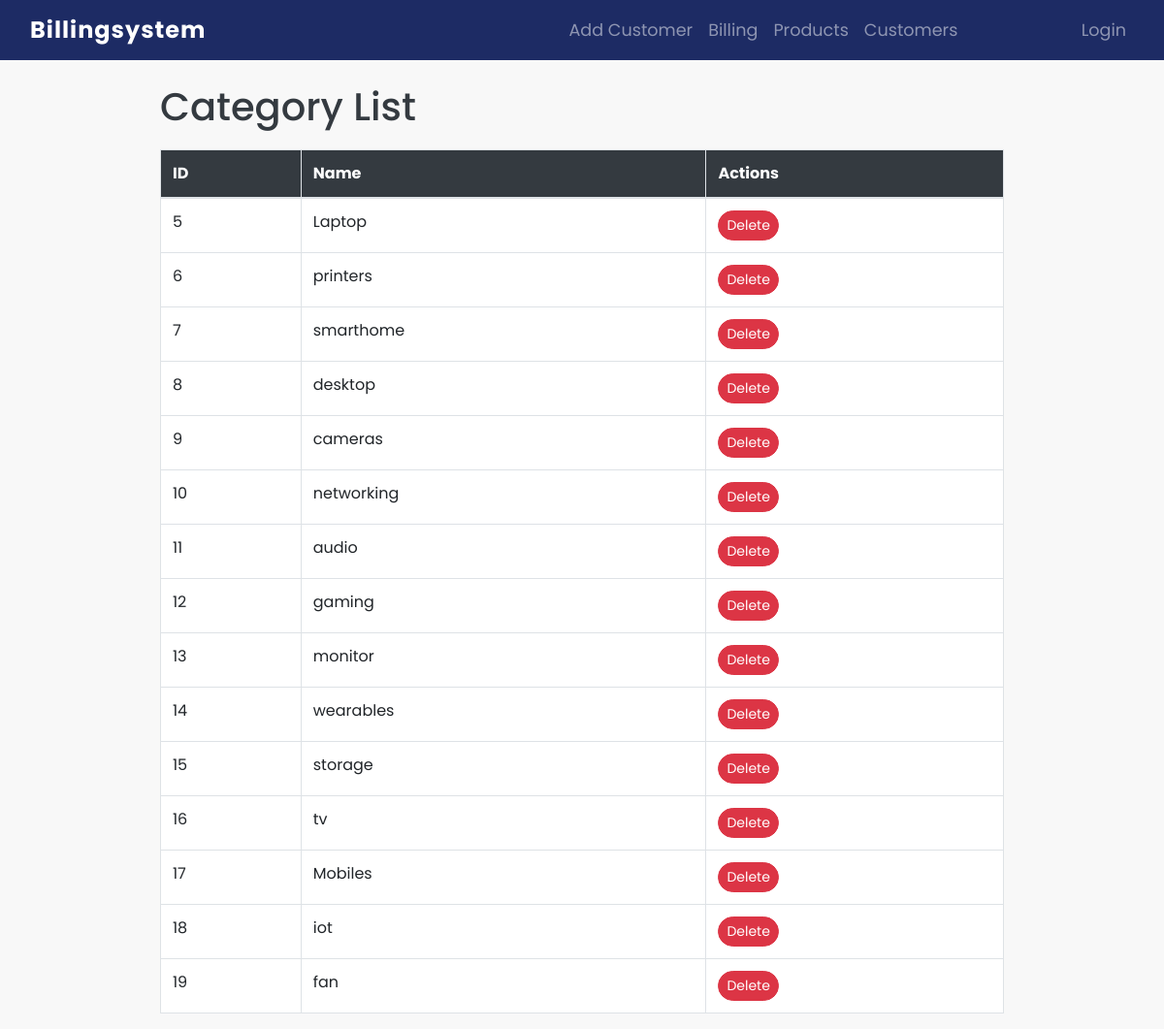
Page /categories/ on the committed database.
### billingsystemapp/models.py (models this page shows, shortened)
class Category(models.Model):
    name = models.CharField(max_length=100)

### billingsystemapp/views.py (the view)
# urls.py: path('categories/', views.category_list, name='category_list'),
def category_list(request):
    categories = Category.objects.all()
    return render(request, 'category_list.html', {'categories': categories})

### billingsystemapp/templates/category_list.html (shortened to what this page needs)
<!DOCTYPE html>
<html lang="en">
{% load custom_filters %}
<head>
    <link href="https://stackpath.bootstrapcdn.com/bootstrap/4.5.2/css/bootstrap.min.css" rel="stylesheet">
</head>
<body>
    <div class="nav">
        <nav class="navbar navbar-expand-lg navbar-dark fixed-top">
            <div class="container-fluid">
                <a id="logo" class="navbar-brand" href="{% url 'billing' %}">Billingsystem</a>
                <div class="collapse navbar-collapse justify-content-between" id="navbarNav">
                    <ul class="navbar-nav" style="padding-left: 350px;">
                        <li class="nav-item">
                            <a class="nav-link" href="{% url 'addcustomer' %}">Add Customer</a>
                        </li>
                        <li class="nav-item">
                            <a class="nav-link" href="{% url 'billing' %}">Billing</a>
                        </li>
                        <li class="nav-item">
                            <a class="nav-link" href="{% url 'product' %}">Products</a>
                        </li>
                        <li class="nav-item">
                            <a class="nav-link" href="{% url 'customers' %}">Customers</a>
                        </li>
                    </ul>
                    <ul class="navbar-nav">
                        {% if user.is_authenticated %}
                            <li class="nav-item">
                                <a class="nav-link" href="{% url 'logout' %}">Logout</a>
                            </li>
                        {% else %}
                            <li class="nav-item">
                                <a class="nav-link" href="{% url 'login' %}">Login</a>
                            </li>
                        {% endif %}
                    </ul>
                </div>
            </div>
        </nav>
    </div>
    <div class="container">
        <h1>Category List</h1>
        <table class="table table-bordered">
            <thead>
                <tr>
                    <th>ID</th>
                    <th>Name</th>
                    <th>Actions</th>
                </tr>
            </thead>
            <tbody>
                {% for category in categories %}
                <tr>
                    <td>{{ category.id }}</td>
                    <td>{{ category.name }}</td>
                    <td>
                        <a class="btn btn-sm btn-danger" href="{% url 'category_delete' category.id %}">Delete</a>
                    </td>
                </tr>
                {% endfor %}
            </tbody>
        </table>
    </div>
</body>
</html>

### billingsystemapp/templates/category_list.html (style rules this page uses)
body { font-family: 'Poppins', sans-serif; background-color: #f8f8f8; padding-top: 56px; }
.navbar-brand { font-size: 1.5rem; font-weight: bold; letter-spacing: 1px; }
.navbar-nav .nav-item .nav-link { font-size: 1.1rem; transition: color 0.3s; }
.navbar { background: linear-gradient(45deg, #1d2b64, #1d2b64); }
.container { max-width: 900px; margin-top: 30px; }
h1 { color: #343a40; }
table { margin-top: 20px; }
th { background-color: #343a40; color: #fff; }
td { background-color: #fff; }
.btn { border-radius: 20px; }
.btn-danger { border-radius: 20px; }

### rows in the picture
Category: id "5", name "Laptop"
Category: id "6", name "printers"
Category: id "7", name "smarthome"
Category: id "8", name "desktop"
Category: id "9", name "cameras"
Category: id "10", name "networking"
Category: id "11", name "audio"
Category: id "12", name "gaming"
Category: id "13", name "monitor"
Category: id "14", name "wearables"
Category: id "15", name "storage"
Category: id "16", name "tv"
Category: id "17", name "Mobiles"
Category: id "18", name "iot"
Category: id "19", name "fan"
